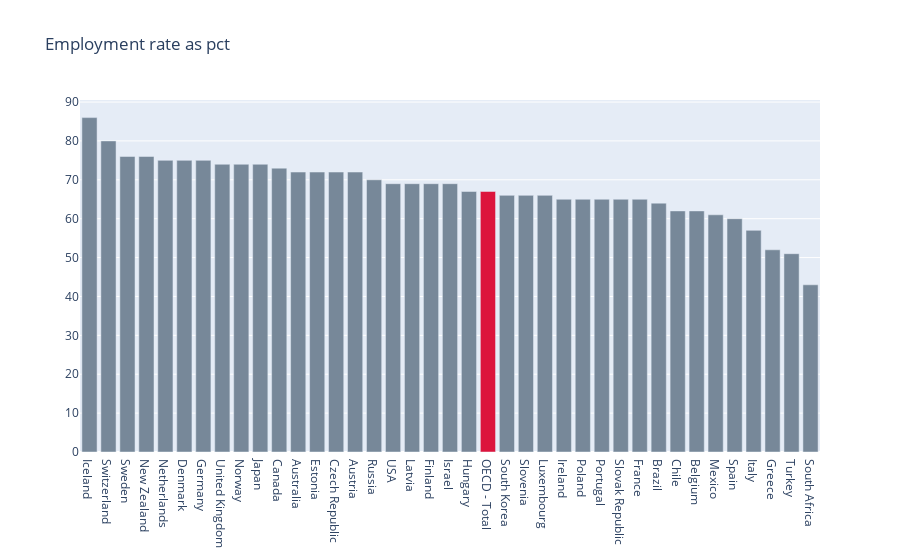

This figure's notebook cell:
### Code cell
fig = go.Figure()

colors = ['lightslategray',] * len(data)
colors[data['Country'].tolist().index('OECD - Total')] = 'crimson'
data = df.sort_values(by='Employment rate as pct',ascending=False)

fig.add_trace(go.Bar(x=data['Country'],y=data['Employment rate as pct'],marker_color=colors))
fig.update_layout(title='Employment rate as pct')

iplot(fig)

### Figure 1 — Plotly figure (JSON) as saved in the notebook; plotly's stock layout.template omitted (floating-point values rounded to 4 significant figures)
{"data": [{"marker": {"color": ["lightslategray", "lightslategray", "lightslategray", "lightslategray", "lightslategray", "lightslategray", "lightslategray", "lightslategray", "lightslategray", "lightslategray", "lightslategray", "lightslategray", "lightslategray", "lightslategray", "lightslategray", "lightslategray", "lightslategray", "lightslategray", "lightslategray", "lightslategray", "lightslategray", "crimson", "lightslategray", "lightslategray", "lightslategray", "lightslategray", "lightslategray", "lightslategray", "lightslategray", "lightslategray", "lightslategray", "lightslategray", "lightslategray", "lightslategray", "lightslategray", "lightslategray", "lightslategray", "lightslategray", "lightslategray"]}, "type": "bar", "x": ["Iceland", "Switzerland", "Sweden", "New Zealand", "Netherlands", "Denmark", "Germany", "United Kingdom", "Norway", "Japan", "Canada", "Australia", "Estonia", "Czech Republic", "Austria", "Russia", "USA", "Latvia", "Finland", "Israel", "Hungary", "OECD - Total", "South Korea", "Slovenia", "Luxembourg", "Ireland", "Poland", "Portugal", "Slovak Republic", "France", "Brazil", "Chile", "Belgium", "Mexico", "Spain", "Italy", "Greece", "Turkey", "South Africa"], "y": [86, 80, 76, 76, 75, 75, 75, 74, 74, 74, 73, 72, 72, 72, 72, 70, 69, 69, 69, 69, 67, 67, 66, 66, 66, 65, 65, 65, 65, 65, 64, 62, 62, 61, 60, 57, 52, 51, 43]}], "layout": {"title": {"text": "Employment rate as pct"}}}
